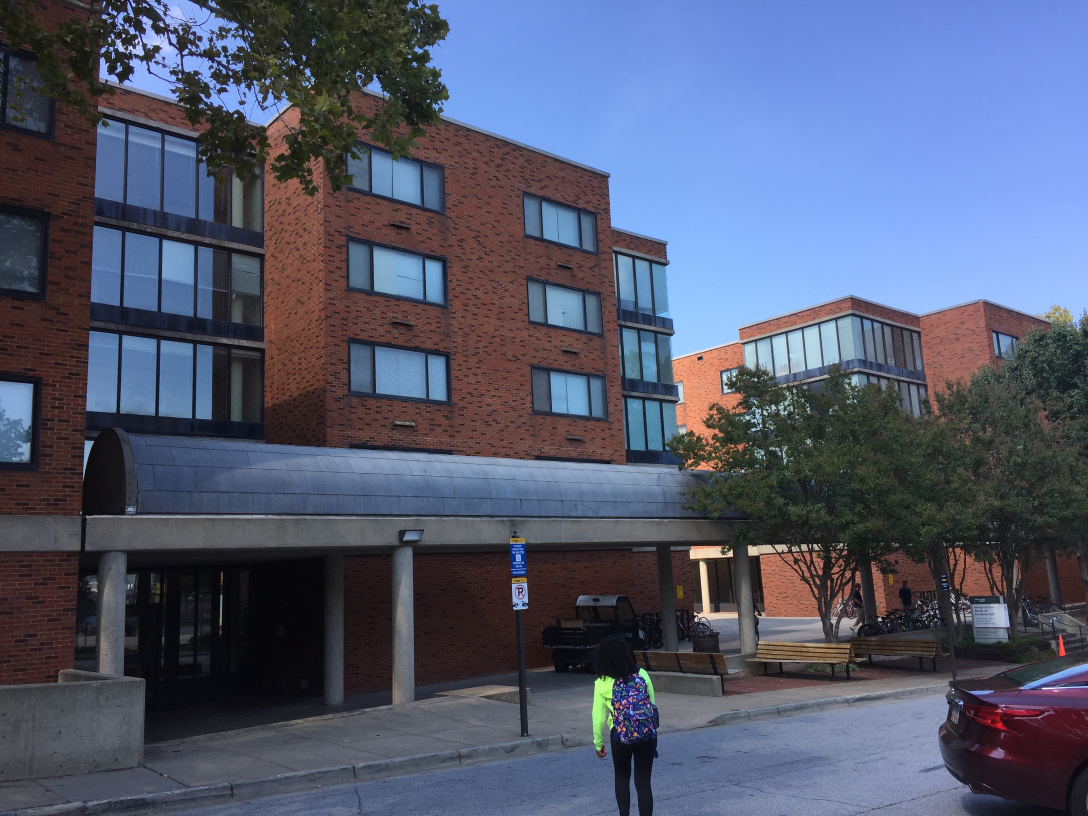
#> input picture Camera_Caliberation_and_Fundamental_Matrix/data/Woodruff Dorm/wood1.jpg, 3264 x 2448 px (shown at 1/3 size)
$ jupyter execute --allow-errors proj3.ipynb   (shell and % lines are left out)
#> lines starting #> are read from the running program, lines starting #| are printed output that depends on the picture
### Harris_Corner_Detection_And_SIFT/code/utils.py
import cv2
import numpy as np
import matplotlib.pyplot as plt

def clip(idx):
    return int(max(idx,0))


# [102 lines left out: functions preprocess, hough_peaks, hough_lines_draw, hough_circles_draw, not called in this run]


def im2single(im):
  im = im.astype(np.float32) / 255
  return im

# [4 lines left out: function single2im, not called in this run]


def load_image(path):
#> called with path = '../data/Woodruff Dorm/wood1.jpg'
  return im2single(cv2.imread(path))[:, :, ::-1]
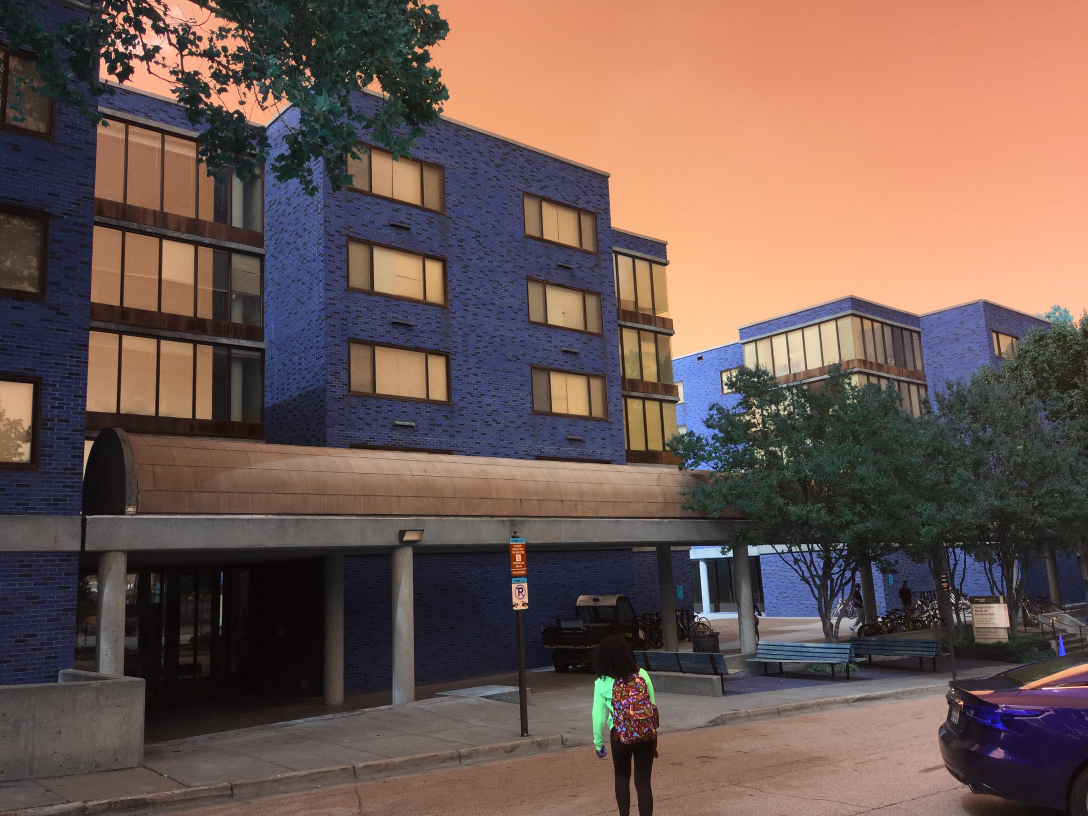
#> returned value: shape (2448, 3264, 3) float32 (shown at 1/3 size); mean of channels 0, 1, 2 0.323, 0.345, 0.437; drawn as B, G, R

def save_image(path, im):
  return cv2.imwrite(path, single2im(im.copy())[:, :, ::-1])


def load_image_u8(path):
  return cv2.imread(path)[:, :, ::-1]

def save_image_u8(path, im):
  return cv2.imwrite(path, im[:, :, ::-1])


# [16 lines left out: functions plotFigure, plotFigureGray, not called in this run]

### Camera_Caliberation_and_Fundamental_Matrix/code/proj3.ipynb
# [Project 3: Camera Calibration and Fundamental Matrix Estimation with RANSAC]

(1) Camera Projection Matrix
(2) Fundamental Matrix Estimation
(3) Fundamental Matrix with RANSAC

## Setup

[cell 1]
import cv2
import numpy as np
import matplotlib.pyplot as plt
from utils import *
import student_code as sc

## Part 1: Camera Projection Matrix

#> (a cell that did not finish here is left out)

### Calculate the projection matrix given corresponding 2D & 3D points

#> (a cell that did not finish here is left out)

### Calculate the camera center using M found from the previous step

#> (a cell that did not finish here is left out)

## Part 2: Fundamental Matrix Estimation

#> (a cell that did not finish here is left out)

### Estimate fundamental matrix

#> (a cell that did not finish here is left out)

## Part 3: Fundamental Matrix with RANSAC (Szeliski 6.1.4)

Run your code with at least Mount Rushmore and Woodruff (one at a time).

**Mount Rushmore**: This pair is easy, and most of the initial matches are correct. The base fundamental matrix estimation without coordinate normalization will work fine with RANSAC.

**Notre Dame**: This pair is difficult because the keypoints are largely on the same plane. Still, even an inaccurate fundamental matrix can do a pretty good job of filtering spurious matches.

**Gaudi**: This pair is difficult and doesn't find many correct matches unless you run at high resolution, but that will lead to tens of thousands of ORB features, which will be somewhat slow to process. Normalizing the coordinates seems to make this pair work much better.

**Woodruff**: This pair has a clearer relationship between the cameras (they are converging and have a wide baseline between them). The estimated fundamental matrix is less ambiguous and you should get epipolar lines qualitatively similar to part 2 of the project.

[cell 7]
# [17 lines of commented-out code are left out]
pic_a = load_image('../data/Woodruff Dorm/wood1.jpg'); scale_a = 0.65
pic_b = load_image('../data/Woodruff Dorm/wood2.jpg'); scale_b = 0.65
#> call 2 of load_image, with path = '../data/Woodruff Dorm/wood2.jpg'
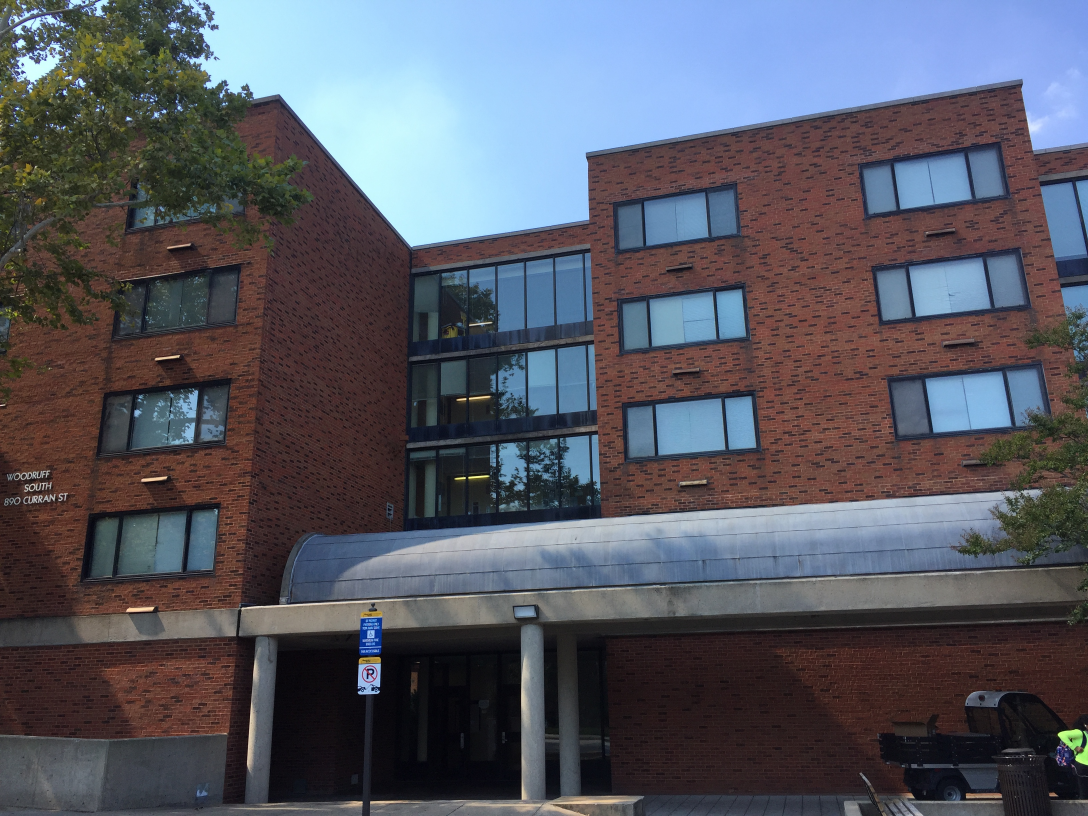
#> input picture Camera_Caliberation_and_Fundamental_Matrix/data/Woodruff Dorm/wood2.jpg, 3264 x 2448 px (shown at 1/3 size)
#> in load_image (call 2), `return im2single(cv2.imread(path))[:, :, ::-1]`:
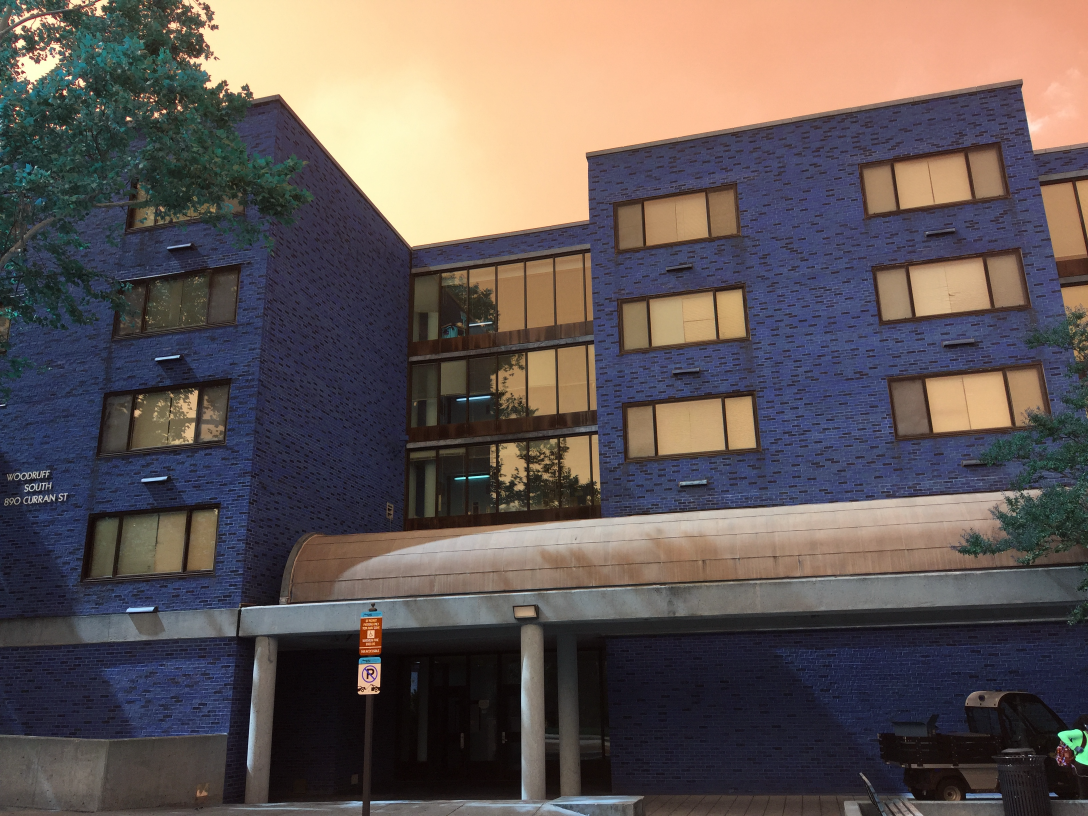
#> returned value: shape (2448, 3264, 3) float32 (shown at 1/3 size); mean of channels 0, 1, 2 0.344, 0.343, 0.384; drawn as B, G, R
n_feat = 5e4

pic_a = cv2.resize(pic_a, None, fx=scale_a, fy=scale_a)
pic_b = cv2.resize(pic_b, None, fx=scale_b, fy=scale_b)

#> (a cell that did not finish here is left out)

### Calculate the Fundamental Matrix using RANSAC

#> (a cell that did not finish here is left out)
